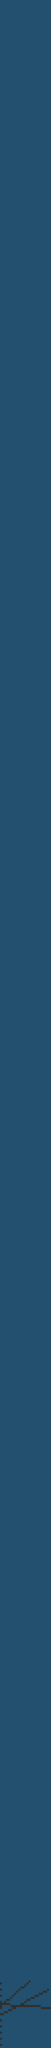

This game map was drawn from its Tiled (.tmx) file and the tilesets committed beside it. A one-line description and the trimmed map source follow:
An orthogonal 25x1000 tile map with 32x32 px tiles, 1 tile layer (Capa de Patrones 1).

<map version="1.0" orientation="orthogonal" width="25" height="1000" tilewidth="32" tileheight="32">
 <tileset firstgid="1" name="tileset" tilewidth="32" tileheight="32">
  <image source="../art/tileset.png" width="320" height="192" />
 </tileset>
 <layer name="Capa de Patrones 1" width="25" height="1000">
  <data>[25000 cells, 25000 non-empty, 2 distinct tile ids]</data>
 </layer>
</map>
